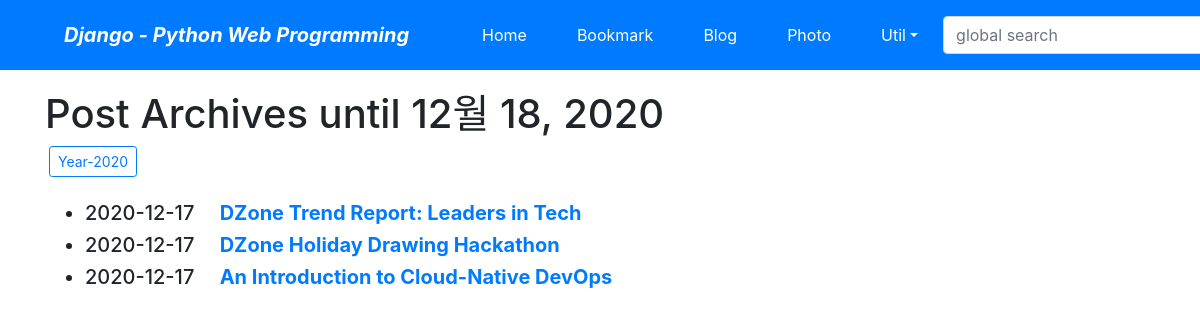
Screenshot of /blog/archive/ with the database file from the repository.
### blog/models.py (models this page shows, shortened)
class Post(models.Model):
    title = models.CharField(verbose_name = "TITLE", max_length=100)
    slug = models.SlugField(verbose_name='SLUG', max_length=100, allow_unicode=True, help_text='one word for title alias. ')    # this is title -> this-is-title
    description = models.CharField(verbose_name="DESCRIPTION", max_length=100)
    content = models.TextField(verbose_name='CONTENT')
    create_dt = models.DateTimeField(verbose_name='CREATE DATE', auto_now_add=True)
    modify_dt = models.DateTimeField(verbose_name='MODIFY DATE', auto_now=True)
    owner = models.ForeignKey(User, on_delete=models.CASCADE, blank=True, null=True, verbose_name="OWNER")
    class Meta:
        verbose_name = 'post'
        verbose_name_plural = 'posts'
        db_table = 'blog_posts'
        ordering = ('-modify_dt',)
        pass
    def get_absolute_url(self):
        return reverse("blog:post_detail", args=(self.slug,)) # /blog/this-is-title

### blog/views.py (the view)
# urls.py: path('archive/', PostAV.as_view(), name='post_archive'),
class PostAV(ArchiveIndexView):
    model = Post
    date_field = 'modify_dt'

### blog/templates/blog/post_archive.html (shortened to what this page needs)
{% extends "base.html" %}
{% block content %}
    <h1>Post Archives until {% now "N d, Y" %}</h1>
    {% for date in date_list %}
    <a href="{% url 'blog:post_year_archive' date|date:'Y' %}"
       class="btn btn-outline-primary btn-sm mx-1">
        Year-{{ date|date:"Y" }}</a>
    {% endfor %}
    <br><br>
    <div>
        <ul>
            {% for post in object_list %}
            <li class="h5">
                {{ post.modify_dt|date:"Y-m-d" }}&emsp;
                <a href="{{ post.get_absolute_url }}"><strong>{{ post.title }}</strong></a>
            </li>
            {% endfor %}
        </ul>
    </div>
{% endblock %}

### templates/base.html (shortened to what this page needs)
<!DOCTYPE html>
<html lang="ko">
<head>
    <link rel="stylesheet" href="https://cdn.jsdelivr.net/npm/bootstrap@4.5.3/dist/css/bootstrap.min.css">
</head>
<body style="padding-top:90px;">
<nav class="navbar navbar-expand-lg navbar-dark bg-primary fixed-top">
    <span class="navbar-brand mx-5 mb-0 font-weight-bold font-italic">Django - Python Web Programming</span>
    <div class="collapse navbar-collapse" id="navbarSupportedContent">
        <ul class="navbar-nav mr-auto">
            <li class="nav-item mx-1 btn btn-primary">
                <a class="nav-link text-white" href="{% url 'home' %}">Home</a></li>
            <li class="nav-item mx-1 btn btn-primary">
                <a class="nav-link text-white" href="{% url 'bookmark:index' %}">Bookmark</a></li>
            <li class="nav-item mx-1 btn btn-primary">
                <a class="nav-link text-white" href="{% url 'blog:index' %}">Blog</a></li>
            <li class="nav-item mx-1 btn btn-primary">
                <a class="nav-link text-white" href="">Photo</a></li>
            <li class="nav-item dropdown mx-1 btn btn-primary">
                <a class="nav-link dropdown-toggle text-white" href="#" data-toggle="dropdown">Util</a>
            </li>
        </ul>
        <form class="form-inline my-2" action="" method="post"> {% csrf_token %}
            <input class="form-control mr-sm-2" type="search" placeholder="global search" name="search_word">
        </form>
    </div>
</nav>
<div class="container">
    {% block content %}{% endblock %}
</div>
<br><br><br><br><br>
</body>
</html>

### rows the page displays
Post: modify_dt "2020-12-17", title "DZone Trend Report: Leaders in Tech"
Post: modify_dt "2020-12-17", title "DZone Holiday Drawing Hackathon"
Post: modify_dt "2020-12-17", title "An Introduction to Cloud-Native DevOps"

### other values shown
{{ date|date:"Y" }} "2020"
